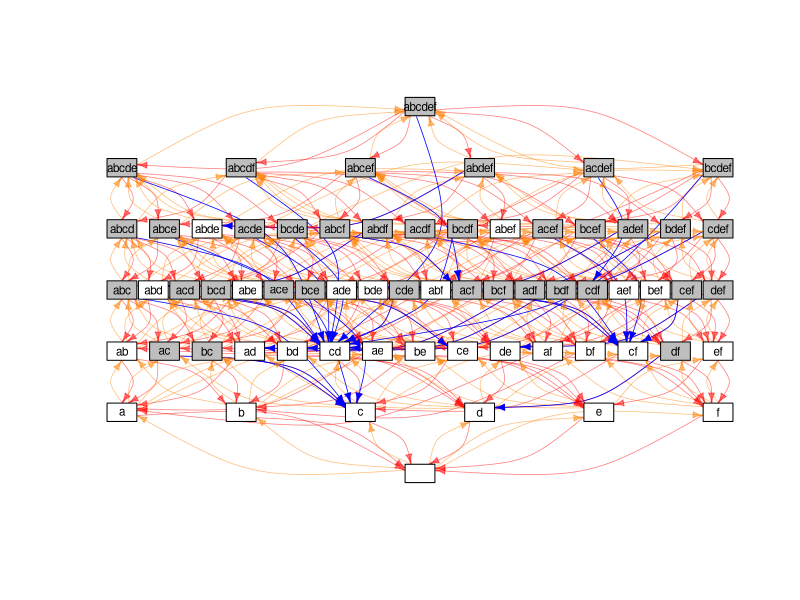
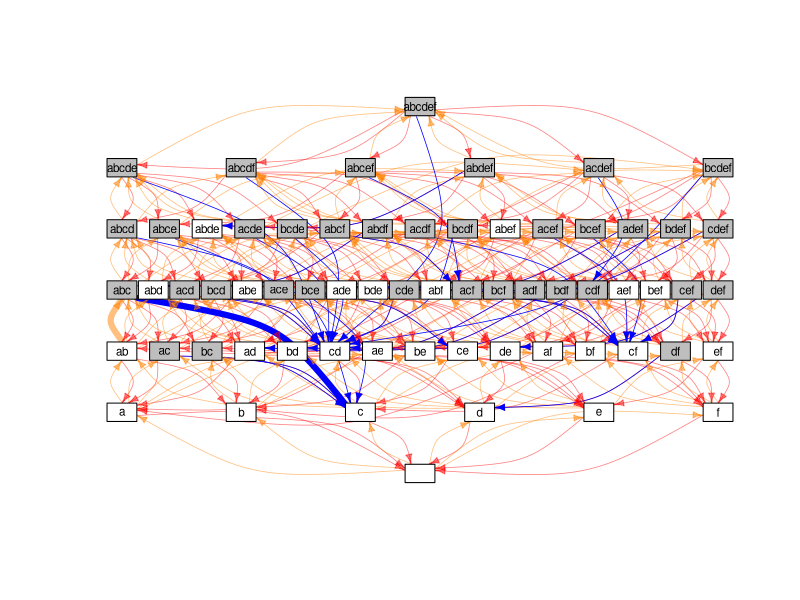
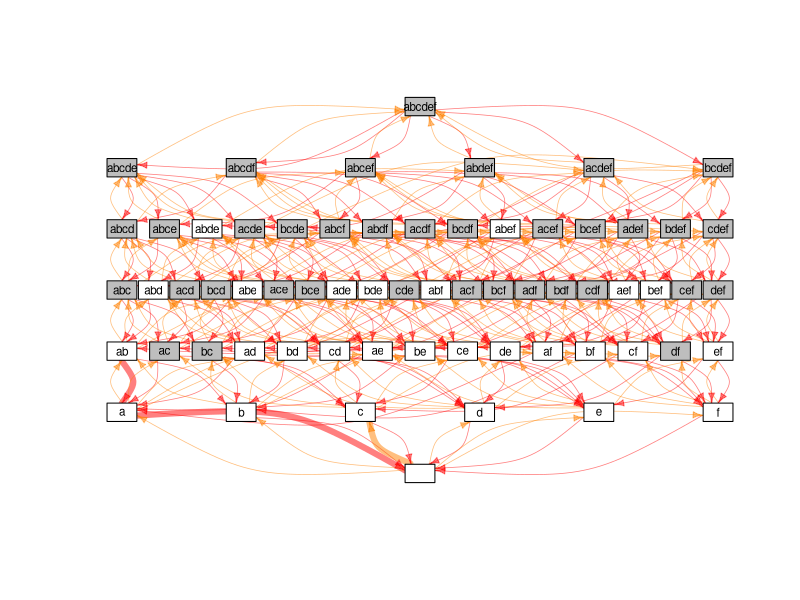
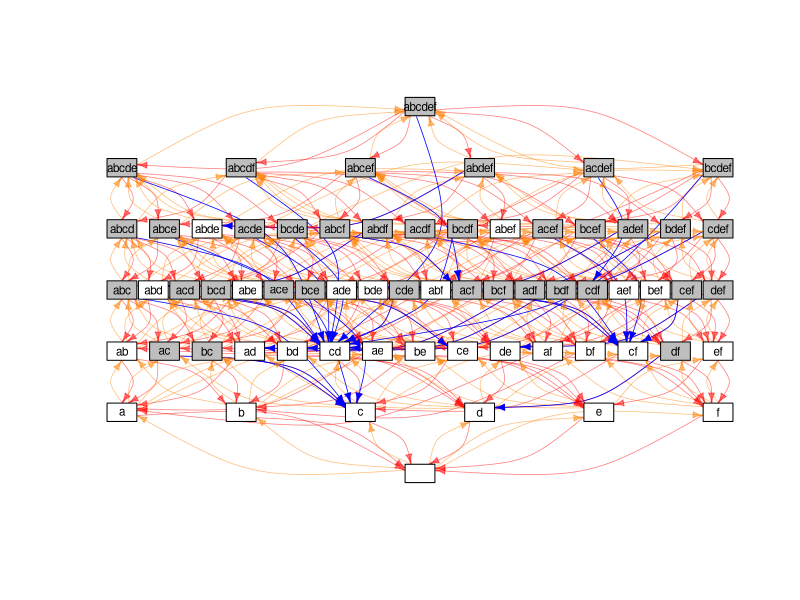

The R script that drew these images, in order:
library(igraph)
library(viridis)
library(ggplot2)
library(ggrepel)
library(randomForest)
library(dplyr)
library(tidyr)

if (!file.exists('outputs_r'))
{
  dir.create('outputs_r')
}

generate_assemblages <- function(n, labels=letters)
{
  df = expand.grid(replicate(n, 0:1, simplify = FALSE))
  names(df) = labels[1:n]
  
  new_states = as.data.frame(matrix(data=0,nrow=nrow(df),ncol=ncol(df)))
  names(new_states) = paste(names(df),"new",sep=".")
  
  df_final = data.frame(df, 
                        stable=NA, 
                        feasible=NA,
                        tau=NA,
                        richness=NA, 
                        abundance.mean.resident=NA, 
                        abundance.sd.resident=NA, 
                        new_states)
  df_final$richness = apply(df_final[,1:n],1,sum)
  
  return(df_final)
}

generate_params <- function(n, labels=letters, A.diag=-1,
                            distribution.A='norm',
                            A.norm.mean=-0.2, A.norm.sd=0.2,  
                            A.lnorm_neg.meanlog=log(0.25), A.lnorm_neg.sdlog=log(1.5),
                            A.lnorm_pos.meanlog=log(0.25), A.lnorm_pos.sdlog=log(1.5),
                            distribution.r='norm',
                            r.norm.mean=1, r.norm.sd=0.5, 
                            r.lnorm_pos.meanlog=log(1), 
                            r.lnorm_pos.sdlog=log(2))
{
  # interaction matrix
  A = matrix(data=NA,nrow=n,ncol=n)
  dimnames(A) = list(labels[1:n],labels[1:n])
  
  # intrinsic growth rate vector
  r = rep(NA, n)
  names(r) = labels[1:n]
  
  # fill A
  if (distribution.A=='norm')
  {
    A[] = rnorm(n=n*n,mean=A.norm.mean,sd=A.norm.sd) 
  }
  else if (distribution.A=='lnorm_neg')
  {
    A[] = -1*rlnorm(n=n*n,meanlog=A.lnorm_neg.meanlog,sdlog=A.lnorm_neg.sdlog) 
  }
  else if (distribution.A=='lnorm_pos')
  {
    A[] = rlnorm(n=n*n,meanlog=A.lnorm_pos.meanlog,sdlog=A.lnorm_pos.sdlog)
  }
  else
  {
    stop('distribution not found')
  }
  
  # fill r
  if (distribution.r=='norm')
  {
    r[] = rnorm(n=n,mean=r.norm.mean,sd=r.norm.sd)
  }
  else if (distribution.r=='lnorm_pos')
  {
    r[] = rlnorm(n=n,meanlog=r.lnorm_pos.meanlog,sdlog=r.lnorm_pos.sdlog)
  }
  else
  {
    stop('distribution not found')
  }
  
  # set diagonal for A if requested
  if (!is.null(A.diag))
  {
    diag(A) <- rep(A.diag,n)
  }
  
  # return combo
  return(list(A=A,r=r))
}


assign_params <- function(assemblage, params)
{
  stopifnot(nrow(assemblage)==1)
  # find species that are present
  species_indices_present = which(as.numeric(assemblage)==1)
  
  # pick subset of parameters (assuming that the parameters don't change when subsetting)
  A_this = params$A[species_indices_present, species_indices_present, drop=FALSE]
  r_this = params$r[species_indices_present]
  
  return(list(A=A_this,r=r_this))
}

determine_feasibility <- function(params)
{
  if (length(params$r) > 0)
  {
    x = -1 * solve(params$A) %*% params$r
    
    feasibility = all(x > 0)
    new_state = names(params$r)[which(x > 0)]
    if (length(new_state)==0)
    {
      new_state = NULL
    }
    
    abundance.mean.resident = mean(x[x>0])
    abundance.sd.resident = sd(x[x>0])
  }
  else
  {
    feasibility = TRUE
    new_state = NULL
    abundance.mean.resident = NA
    abundance.sd.resident = NA
  }
  
  return(list(feasible=feasibility, 
              new_state = new_state, 
              abundance.mean.resident = abundance.mean.resident, 
              abundance.sd.resident = abundance.mean.resident))
}

determine_stability <- function(params)
{
  if (length(params$r) > 0)
  {
    print(str(params$r))
    print(str(params$A))
    lambda = eigen( diag(params$r,nrow=length(params$r)) %*% params$A  )$values
    stability = all(Re(lambda) < 0)
    if (stability == TRUE)
    {
      tau = -1/max(Re(lambda)) # time constant is inverse of the biggest eigenvalue
    }
    else
    {
      tau = 0
    }
  }
  else
  {
    lambda = NA
    stability = TRUE
    tau = NA
  }
  
  return(list(stable=stability,lambda=lambda,tau=tau))
}

generate_assemblage_transitions <- function(assemblages, params)
{
  n = log2(nrow(assemblages))
  for (i in 1:nrow(assemblages)) # skip the no-species scenario
  {
    params_this = assign_params(assemblage = assemblages[i,1:n], params = params)
    
    f = determine_feasibility(params_this)
    s = determine_stability(params_this)
    
    assemblages[i,"stable"] = s$stable
    assemblages[i,"feasible"] = f$feasible
    assemblages[i,"tau"] = s$tau
    assemblages[i,"abundance.mean.resident"] = f$abundance.mean.resident
    assemblages[i,"abundance.sd.resident"] = f$abundance.sd.resident
    
    if (!is.null(f$new_state))
    {
      assemblages[i,paste(f$new_state,"new",sep=".")] = 1
    }
  }
  return(assemblages)
}


classify_reachable_vertices <- function(network)
{
  vertices_all = V(network)
  
  reachable = rep(NA, length(vertices_all))
  
  for (i in 1:length(vertices_all))
  {
    # if there is at least one natural link pointing in to this verte
    reachable[i] = any(incident(network,v=V(network)[i],mode='in')$type=="natural")
  }
  return(reachable)
}

make_network <- function(assemblages, include.natural = TRUE)
{
  n = log2(nrow(assemblage_transitions))
  # generate labels for natural transitions
  assemblages$from = apply(assemblages[,1:n], 1, function(x) { paste(names(x)[which(x>0)],collapse=" ") })
  # weird numbers in columns help us pick the right columns for the dataframe created in generate_assemblages()
  assemblages$to = apply(assemblages[,(n+7):(2*n+6)], 1, function(x) { paste(gsub("\\.new$","",names(x))[which(x>0)],collapse=" ") })
  
  # identify all single-species additions/deletions  
  transitions_single_matrix = (as.matrix(dist(assemblages_all[,1:n],method='manhattan'))==1)
  dimnames(transitions_single_matrix) = list(assemblages$from, assemblages$from)
  
  transitions_single_df = which(transitions_single_matrix==TRUE,arr.ind=TRUE)
  row.names(transitions_single_df) = NULL
  transitions_single_df = as.data.frame(transitions_single_df)
  # assign labels
  transitions_single_df$from = assemblages$from[ transitions_single_df$row ]
  transitions_single_df$to = assemblages$from[ transitions_single_df$col ]
  # determine if species addition or removal
  transitions_single_df$type = ifelse(sign(sapply(transitions_single_df$to, nchar) - sapply(transitions_single_df$from, nchar))>0,"addition","deletion")
  # keep necessary columns
  transitions_single_df = transitions_single_df[,c("from","to","type")]
  
  # add natural relaxations of unstable states
  transitions_natural_df = assemblages[,c("from","to")]
  transitions_natural_df$type = "natural"
  
  # put all the transition types together
  if (include.natural == TRUE)
  {
    transitions_all = rbind(transitions_single_df, transitions_natural_df)
  }
  else
  {
    transitions_all = transitions_single_df
  }
  
  # simplify the transitions
  # remove loops
  transitions_all = transitions_all[transitions_all$from != transitions_all$to, ]
  
  g = graph_from_data_frame(transitions_all,directed=TRUE,vertices=assemblages[,c("from","stable","feasible","richness")])
  
  # determine reachable vertices
  reachable = classify_reachable_vertices(g)
  V(g)$reachable = reachable
  
  # simplify the transitions, keeping only the minimum cost links when there are multiple choices, and removing loops
  #g = simplify(g, remove.multiple = TRUE, remove.loops = TRUE, edge.attr.comb = 'min')
  
  return(list(graph=g,transitions=transitions_all)) # consider also returning the transition table
}


layout_network <- function(graph)
{
  vertex_names = V(graph)$name
  
  y = sapply(vertex_names, nchar)
  
  df = data.frame(name=vertex_names,x=NA,y=y)
  #df = df[order(df$y),]
  
  for (i in unique(df$y))
  {
    rows_this = which(df$y==i)
    x_out = seq(0,1,length.out=length(rows_this))
    x_out = x_out - mean(x_out)
    df$x[rows_this] = x_out
  }
  
  # select key columns
  df = as.matrix(df[,c("x","y")])
  
  return(df)
}


plot_transitions <- function(network, edge_highlight=NULL, vertex_highlight_start=NULL, vertex_highlight_end=NULL)
{
  V(network)$name = gsub(" ","",V(network)$name)
  edge_types = E(network)$type
  
  edge_colors = c(natural=rgb(0,0,1),addition=rgb(1,0.5,0,0.5),deletion=rgb(1,0,0,0.5))[edge_types]
  edge_widths = rep(0.75, length(edge_types))
  edge_arrow_sizes = rep(0.5, length(edge_types))
  if(!is.null(edge_highlight))
  {
    edge_widths[edge_highlight] = 6
    #edge_arrow_sizes[edge_highlight] = 10 # not currently implemented in igraph...
  }
  
  vertex_colors = ifelse(V(network)$feasible==1 & V(network)$stable==1,'white','gray')
  vertex_frame_colors = 'black'
  
  vertex_shapes = rep('rectangle',length(V(network)))           
  # if(!is.null(vertex_highlight_start))
  # {
  #   vertex_shapes[ which(V(network)$name==vertex_highlight_start) ] = 'circle'
  # }
  # if(!is.null(vertex_highlight_end))
  # {
  #   vertex_shapes[ which(V(network)$name==vertex_highlight_end) ] = 'circle'
  # }
  
  plot(network,
       asp=0,
       layout=layout_network(network),
       edge.arrow.size=edge_arrow_sizes, 
       edge.label=NA,
       edge.curved=TRUE,
       edge.color=edge_colors,
       edge.width=edge_widths,
       vertex.frame.color=vertex_frame_colors,
       vertex.shape=vertex_shapes,
       vertex.label.family='sans',
       vertex.size=10,
       vertex.size2=10,
       vertex.label.cex=0.7,
       vertex.label.color='black',
       vertex.color=vertex_colors)
}

# show an example network
set.seed(1) # replicability
nsp <- 6
params_all = generate_params(n = nsp, A.norm.mean = -0.7, r.norm.mean = 1.7)
assemblages_all = generate_assemblages(n = nsp)
assemblage_transitions = generate_assemblage_transitions(params = params_all, assemblages = assemblages_all)
network_model = make_network(assemblage_transitions)
network_model_no_natural = make_network(assemblage_transitions, include.natural = FALSE)






# identify subset of vertices that are stable/feasible endpoints
candidate_vertices = V(network_model$graph)$name[V(network_model$graph)$feasible & V(network_model$graph)$stable]
# count # of species in each endpoint
candidate_n_species = sapply(sapply(candidate_vertices, strsplit," ",fixed=TRUE),length)
# calculate species gain in each transition
candidate_net_species_gain = -1*outer(candidate_n_species, candidate_n_species, FUN="-")
candidate_endpoints = outer(candidate_vertices, candidate_vertices, paste, sep="->")
candidate_from = outer(candidate_vertices, candidate_vertices,function(a,b){a})
candidate_to = outer(candidate_vertices, candidate_vertices,function(a,b){b})

# calculate transition cost with/without natural paths
weight_table = c(addition=1,deletion=3,natural=0)
candidate_net_cost = distances(network_model$graph, 
                               v=candidate_vertices, 
                               to=candidate_vertices,
                               mode='out',
                               weights=weight_table[E(network_model$graph)$type])

candidate_net_cost_no_natural = distances(network_model_no_natural$graph, 
                                          v=candidate_vertices, 
                                          to=candidate_vertices,
                                          mode='out',
                                          weights=weight_table[E(network_model_no_natural$graph)$type])

candidate_net_cost_improvement = candidate_net_cost_no_natural - candidate_net_cost
# make a table
candidate_table = data.frame(paths = as.vector(candidate_endpoints), 
                             from = as.vector(candidate_from),
                             to = as.vector(candidate_to),
                             net_species_gain = as.vector(candidate_net_species_gain),
                             net_cost = as.vector(candidate_net_cost), 
                             net_cost_no_natural = as.vector(candidate_net_cost_no_natural),
                             net_cost_improvement = as.vector(candidate_net_cost_improvement))
# make space for the best edge and vertex paths
candidate_table$epath = NA
candidate_table$vpath = NA
candidate_table$epath_no_natural = NA
candidate_table$vpath_no_natural = NA

# count whether we are doing a net species addition/removal
add_path_info <- function(network, from, to)
{
  sp = shortest_paths(graph=network, from=as.character(from), to=as.character(to), mode='out',weights=NULL,output='both')
  epath = paste(as.numeric(sp$epath[[1]]),collapse="-")
  vpath = paste(V(network)[as.numeric(sp$vpath[[1]])]$name,collapse="-")
  return(c(epath=epath,vpath=vpath))
}

for (i in 1:nrow(candidate_table))
{
  path_this = add_path_info(network=network_model$graph,from=candidate_table$from[i],to=candidate_table$to[i])
  path_this_no_natural = add_path_info(network=network_model_no_natural$graph,from=candidate_table$from[i],to=candidate_table$to[i])
  
  candidate_table$epath[i] = path_this["epath"]
  candidate_table$vpath[i] = path_this["vpath"]
  candidate_table$epath_no_natural[i] = path_this_no_natural["epath"]
  candidate_table$vpath_no_natural[i] = path_this_no_natural["vpath"]
  print(i/nrow(candidate_table))
}

best_improvements  = candidate_table[candidate_table$net_cost_improvement == 6,]

for (i in 1:1)#nrow(best_improvements))
{
  # find the best path
  epath_this = as.numeric(strsplit(best_improvements[i,"epath"],"-")[[1]])
  epath_types = E(network_model$graph)$type[epath_this]
  
  epath_this_no_natural = as.numeric(strsplit(best_improvements[i,"epath_no_natural"],"-")[[1]])
  epath_types_no_natural = E(network_model_no_natural$graph)$type[epath_this_no_natural]
  
  pdf(file=sprintf('outputs_r/g_lowest_cost_%s-%s.pdf',best_improvements[i,"from"],best_improvements[i,"to"]),width=1.5*nsp,height=1*nsp)
  plot_transitions(network_model$graph, 
                   edge_highlight = NULL, 
                   vertex_highlight_start = NULL, 
                   vertex_highlight_end = NULL)
  plot_transitions(network_model$graph, 
                   edge_highlight = epath_this, 
                   vertex_highlight_start = best_improvements[i,"from"], 
                   vertex_highlight_end = best_improvements[i,"to"])
  plot_transitions(network_model_no_natural$graph, 
                   edge_highlight = epath_this_no_natural, 
                   vertex_highlight_start = best_improvements[i,"from"], 
                   vertex_highlight_end = best_improvements[i,"to"])
  dev.off()
  
  png(file=sprintf('outputs_r/g_lowest_cost_%s-%s.png',best_improvements[i,"from"],best_improvements[i,"to"]),width=1.5*nsp,height=1*nsp,units='in',res=300)
  plot_transitions(network_model$graph, 
                   edge_highlight = NULL, 
                   vertex_highlight_start = NULL, 
                   vertex_highlight_end = NULL)
  dev.off()
  
  print(i/nrow(best_improvements))
}
